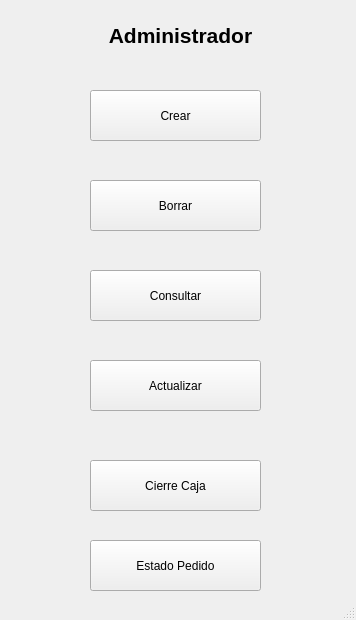
<?xml version="1.0" encoding="UTF-8"?>
<ui version="4.0">
 <class>Admin</class>
 <widget class="QMainWindow" name="Admin">
  <property name="geometry">
   <rect>
    <x>0</x>
    <y>0</y>
    <width>356</width>
    <height>620</height>
   </rect>
  </property>
  <property name="windowTitle">
   <string>MainWindow</string>
  </property>
  <widget class="QWidget" name="centralwidget">
   <widget class="QPushButton" name="botonCrear">
    <property name="geometry">
     <rect>
      <x>90</x>
      <y>90</y>
      <width>171</width>
      <height>51</height>
     </rect>
    </property>
    <property name="text">
     <string>Crear</string>
    </property>
   </widget>
   <widget class="QPushButton" name="botonBorrar">
    <property name="geometry">
     <rect>
      <x>90</x>
      <y>180</y>
      <width>171</width>
      <height>51</height>
     </rect>
    </property>
    <property name="text">
     <string>Borrar</string>
    </property>
   </widget>
   <widget class="QPushButton" name="botonConsultar">
    <property name="geometry">
     <rect>
      <x>90</x>
      <y>270</y>
      <width>171</width>
      <height>51</height>
     </rect>
    </property>
    <property name="text">
     <string>Consultar</string>
    </property>
   </widget>
   <widget class="QPushButton" name="botonActualizar">
    <property name="geometry">
     <rect>
      <x>90</x>
      <y>360</y>
      <width>171</width>
      <height>51</height>
     </rect>
    </property>
    <property name="text">
     <string>Actualizar</string>
    </property>
   </widget>
   <widget class="QLabel" name="label">
    <property name="geometry">
     <rect>
      <x>100</x>
      <y>20</y>
      <width>161</width>
      <height>31</height>
     </rect>
    </property>
    <property name="font">
     <font>
      <pointsize>16</pointsize>
      <weight>75</weight>
      <bold>true</bold>
     </font>
    </property>
    <property name="text">
     <string>&lt;html&gt;&lt;head/&gt;&lt;body&gt;&lt;p align=&quot;center&quot;&gt;Administrador&lt;/p&gt;&lt;/body&gt;&lt;/html&gt;</string>
    </property>
   </widget>
   <widget class="QPushButton" name="botonCierre">
    <property name="geometry">
     <rect>
      <x>90</x>
      <y>460</y>
      <width>171</width>
      <height>51</height>
     </rect>
    </property>
    <property name="text">
     <string>Cierre Caja</string>
    </property>
   </widget>
   <widget class="QPushButton" name="botonCrear_3">
    <property name="geometry">
     <rect>
      <x>90</x>
      <y>540</y>
      <width>171</width>
      <height>51</height>
     </rect>
    </property>
    <property name="text">
     <string>Estado Pedido</string>
    </property>
   </widget>
  </widget>
  <widget class="QStatusBar" name="statusbar"/>
 </widget>
 <resources/>
 <connections/>
</ui>
